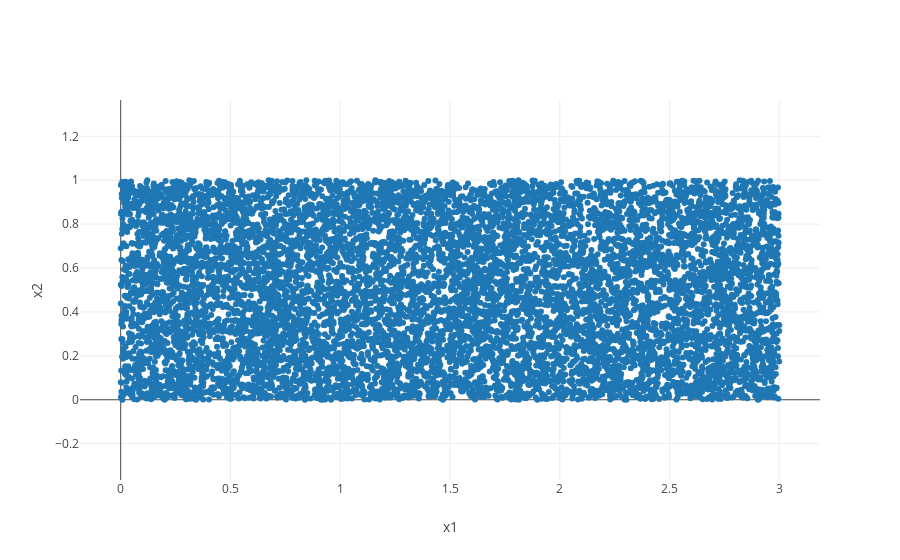

Notebook source saved alongside this figure:
### Code cell
data = [
    go.Scatter(x=x1, y=x2, mode='markers')
]

figure = go.Figure(data=data, layout=go.Layout(
    showlegend=False,
    xaxis=dict(title='x1'),
    yaxis=dict(title='x2', scaleanchor='x')
))

py.iplot(figure)

### Figure 1 — Plotly figure (JSON) as saved in the notebook; plotly's stock layout.template omitted (floating-point values rounded to 4 significant figures; data arrays with more than 128 entries replaced by an {"elided": "..."} marker saying what was removed)
{"data": [{"mode": "markers", "type": "scatter", "uid": "ac8fea63-b624-4fb7-ae8d-e46d3389847f", "x": {"elided": "10000 float values"}, "y": {"elided": "10000 float values"}}], "layout": {"showlegend": false, "xaxis": {"title": "x1"}, "yaxis": {"scaleanchor": "x", "title": "x2"}}}
